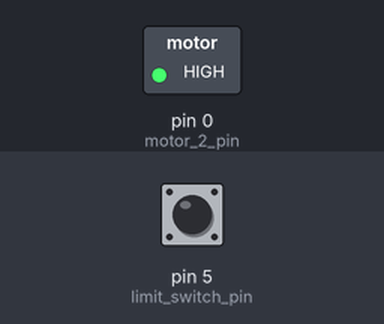
A sketch run on a simulated Arduino Uno, built with avr-gcc and run on an emulated ATmega328P. Shown: switched loads named in the sketch (green lamp = pin HIGH). Inputs (shaded band) come from the test bench; at power-on: pin 5 (limit_switch_pin) HIGH.

Above: at 0.1 s.
Timing chart, 0 to 1.6 s (numbered marks = the images above):
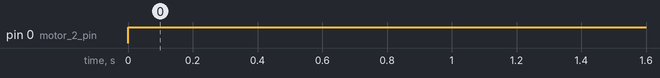

The sketch:

car_beginning.ino
```cpp
// TODO: Change these values to the digital pin numbers on the Arduino connected to the button
int limit_switch_pin = 5;

// TODO: Change value to digital pwm pin number on the Arduino connected to the motor
// NOTE: pwm pins have a "~" in front of the number usually
int motor_1_pin = ~4;
int motor_2_pin = 0;

void setup() {
  // Here we initialize the pins on the board to the code
  // We want to get information from the button so we will set them as an input
  pinMode(limit_switch_pin, INPUT_PULLUP);

  // We want to send information to the motor so we will set them as an output
  pinMode(motor_1_pin, OUTPUT);
  pinMode(motor_2_pin, OUTPUT);
}

void loop() {
  // Here we check what the electrical value of the button pin is
  // We will know if the button is pressed or not based on what the value returns
  int limit_switch_value = digitalRead(limit_switch_pin);
  int motor_1_pin_value = digitalRead(motor_1_pin);
  int motor_2_pin_value = digitalRead(motor_2_pin);

  if (motor_1_pin_value ==0 && motor_2_pin_value ==0) {
      digitalWrite(motor_1_pin, HIGH);
      digitalWrite(motor_2_pin, HIGH);
  }
  else if (motor_1_pin_value ==1 && motor_2_pin_value ==0) {
      digitalWrite(motor_1_pin, HIGH);
      digitalWrite(motor_2_pin, LOW);
  }
  else if (motor_1_pin_value ==0 && motor_2_pin_value ==1) {
      digitalWrite(motor_1_pin, LOW);
      digitalWrite(motor_2_pin, HIGH);
  }
  else {
      digitalWrite(motor_1_pin, LOW);
      digitalWrite(motor_2_pin, LOW);
  }


  /* TODO: Fill in the switch statement!
  switch(limit_switch_value){
    case HIGH:
      analogWrite(motor_1_pin, 100);
      break;
    case LOW:
      analogWrite(motor_1_pin, 100);
      break;
  } */
}
```

Measured:
- by itself, pin 0 (motor_2_pin): LOW → HIGH at 0.00 s
